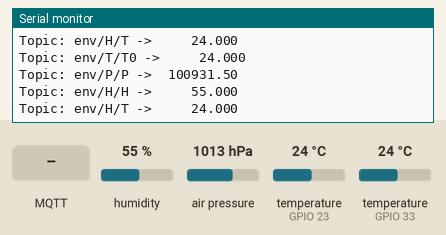
Simulated run of this program. Board: ESP32. Shown: the last lines printed to the serial monitor. The test bench sets the inputs (shaded band); at power-on: air pressure 1013 hPa, temperature (sensors on GPIO 23, GPIO 33) 24 °C, humidity 55 %. WiFi joins after 1.5 s; servers stay silent unless stated; no MQTT or app messages arrive unless stated.

Above: at 3.1 s.
3.2 s: air pressure set to 952 hPa
At 4.3 s:
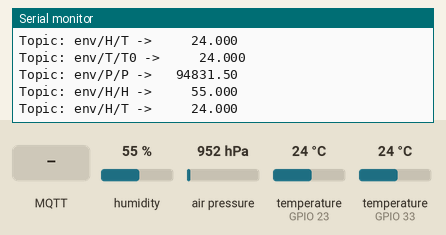
5.9 s: temperature (sensor on GPIO 23) set to 2 °C
8.4 s: temperature (sensor on GPIO 33) set to 2 °C
At 10.1 s:
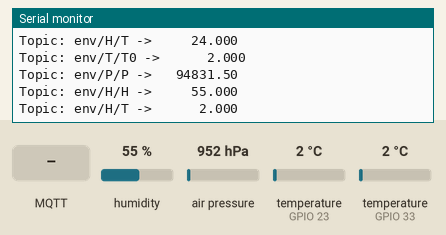

Measured:
- after the input at 3.2 s, the serial monitor: prints a new line after 0.46 s (image 1)
- after the input at 8.4 s, the serial monitor: prints a new line after 1.1 s (image 2)

The program:

main.cpp
```cpp
#include<WiFi.h>

#include "mqtt_anem.h"


Anemometer anem;

const char *ssid = "rede-wifi";
const char *password = "senhadarede";
const char *mqtt_server = "192.168.0.180";
const uint16_t mqtt_port = 1883;

const char *mqtt_user = "usuariomqtt";
const char *mqtt_password = "senhamqtt";

WiFiClient esp_client;
PubSubClient client(esp_client);
const char *bname = "env";
MQTTAnem mqtt_anem(bname, &anem, &client);

void reconnect() {
  // Loop until we're reconnected
  while (!client.connected()) {
    Serial.print("Tentando conectar com o Broker do MQTT ...");
    // Attempt to connect
    if (client.connect("JAnem", mqtt_user, mqtt_password)) {
      Serial.println("conectado");
      mqtt_anem.publish_params();
    } else {
      Serial.print("failed, rc=");
      Serial.print(client.state());
      Serial.println(" try again in 5 seconds");
      // Wait 5 seconds before retrying
      delay(5000);
    }
  }
}


void setup(){
  Serial.begin(9600);

  WiFi.begin(ssid, password);

  Serial.println("\nConnecting");
  while (WiFi.status() != WL_CONNECTED){
    Serial.print(".");
    delay(200);
  }
  Serial.println("\nConnected to the WiFi network!");

  Serial.print("\nLocal ESP32 IP: ");
  Serial.println(WiFi.localIP());

  client.setServer(mqtt_server, mqtt_port);


  anem.setup_anemometer();
  anem.setup_temperature();

  reconnect();


}


void loop(){

  if (!client.connected()) {
    reconnect();
    Serial.println(WiFi.localIP());
  }

  mqtt_anem.loop();


}
```

anemometer.cpp
```cpp
#include "anemometer.h"

DeviceAddress temp_probes[] = { { 0x28, 0x8D, 0xFA, 0x79, 0x97, 0x09, 0x03, 0x9C },
  { 0x28, 0xFF, 0x8E, 0xDE, 0x82, 0x15, 0x02, 0xB7 },
  { 0x28, 0xFF, 0xC1, 0xF8, 0x82, 0x15, 0x02, 0x48 }
};
float erra_t[] = {1, 1, 1, 1, 1, 1, 1, 1};
float errb_t[] = {0, 0, 0, 0, 0, 0, 0, 0};

void Anemometer::setup_anemometer()
{
  // Humidity sensor
  _dht.begin();

  // BMP280
  if (!_bmp.begin(_bmp_addr)) {
    // I still don't know what to do in case of failure...
  }
  _bmp.setSampling(Adafruit_BMP280::MODE_NORMAL,     /* Operating Mode. */
                   Adafruit_BMP280::SAMPLING_X2,     /* Temp. oversampling */
                   Adafruit_BMP280::SAMPLING_X16,    /* Pressure oversampling */
                   Adafruit_BMP280::FILTER_X16,      /* Filtering. */
                   Adafruit_BMP280::STANDBY_MS_500); /* Standby time. */


  _daq.setGain(_gain);

  if (!_daq.begin(_daq_addr)) {
    return;
  }


  _ich[0] = 0;
  _ich[1] = -1;
  _ich[2] = -1;
  _ich[3] = -1;
  _nch = 1;
}

void Anemometer::setup_temperature() {
  _temp.begin();  // DS18b20 temperature sensors
  _temp.setResolution(_temp_resolution);
  load_temp_sensors();

  // Identify the registered temperature sensors:
  for (uint8_t i = 0; i < MAXTCHANS; ++i){
    regtemp[i] = -1;
  }

  for (uint8_t i = 0; i < _ntaddr; ++i){
    for (uint8_t k = 0; k < NTREG; ++k){
      bool eq = true;
      for (uint8_t j = 0; j < 8; ++j){
        if (_taddr[i][j] != temp_probes[k][j]){
          eq = false;
          break;
        }
      }
      if (eq){
        regtemp[i] = k;
      }
    }
  }
}

uint8_t Anemometer::load_temp_sensors(){
  _temp.begin();
  _temp.setResolution(_temp_resolution);
  _ntaddr = _temp.getDeviceCount();

  _ntaddr = (_ntaddr > MAXTCHANS) ? MAXTCHANS : _ntaddr;

  for (uint8_t i = 0; i < _ntaddr; ++i){
    _temp.getAddress(_taddr[i], i);
  }

  // Set
  return _ntaddr;
}
uint8_t *Anemometer::tempaddr(uint8_t tch) {
  if (tch < _ntaddr){
    return _taddr[tch];
  }else{
    return 0;
  }

}
float Anemometer::read_dht_temperature(bool S, bool force) {
  return _dht.readTemperature();
}
float Anemometer::read_humidity(bool force) {
  return _dht.readHumidity();
}

float Anemometer::read_bmp_temperature() {
  return _bmp.readTemperature();
}

float Anemometer::read_pressure() {
  return _bmp.readPressure() - 368.5;
}

float Anemometer::read_temperature(uint8_t idx) {
   _temp.requestTemperaturesByAddress(_taddr[idx]);
   float T = _temp.getTempC(_taddr[idx]);

   int8_t idreg = regtemp[idx];

  if (idreg >= 0){
    // Temp sensor is registered. Correct it!
    T = erra_t[idreg]*T + errb_t[idreg];
  }
  return T;

}
int16_t Anemometer::read_aichan(uint8_t idx) {
  return _daq.readADC_SingleEnded(idx);
}

void Anemometer::read_frame(int16_t *adcx) {
  for (uint8_t i  = 0; i < _nch; ++i)
    adcx[i] = _daq.readADC_SingleEnded(_ich[i]);
}

int Anemometer::chanidx(uint8_t i) {
  if (i < 0 || i >= _nch) {
    return -201;
  } else {
    return _ich[i];
  }
}
void Anemometer::clear_aichans() {
  _nch = 0;
  for (char i = 0; i < 4; ++i) {
    _ich[i] = 0;
  }
}

int Anemometer::add_aichan(uint8_t idx) {
  if (_nch > 3) {
    return -202;
  }
  for (char i = 0; i < _nch; ++i) {
    if (_ich[i] == idx) {
      return -203;
    }
  }
  _ich[_nch++] = idx;
  return 0;
}

void Anemometer::set_temp_res(uint8_t tres){
  if (tres < 9){
    tres = 9;
  }else if (tres > 12){
    tres = 12;
  }

  _temp.setResolution(tres);
  _temp_resolution = tres;
}

int8_t Anemometer::ai_chans(int8_t i0, int8_t i1, int8_t i2, int8_t i3)
{
  int8_t nch = 0;
  int8_t ich[] = { -1, -1, -1, -1};

  if (i0 >= 0 && i0 < 4)
    ich[nch++] = i0;

  if (i1 >= 0 && i1 < 4)
    ich[nch++] = i1;

  if (i2 >= 0 && i2 < 4)
    ich[nch++] = i2;

  if (i3 >= 0 && i3 < 4)
    ich[nch++] = i3;

  _nch = nch;
  for (int k = 0; k < 4; ++k)
    _ich[k] = ich[k];

  return 0;

}
```

anemometer.h
```cpp
#ifndef __ANEMOMETER_H__
#define __ANEMOMETER_H__

#include <Arduino.h>

#include <OneWire.h>
#include <DallasTemperature.h>
#include <Adafruit_BMP280.h>
#include <Adafruit_ADS1X15.h>
#include <DHT.h>


#define ONBOARD_LED 2

const uint8_t NTREG = 3;


const uint8_t MAXTCHANS = 8;
class Anemometer
{
protected:
  uint8_t _bmp_addr;
  uint8_t _dht_pin;
  uint8_t _dht_type;
  uint8_t _temp_pin;
  uint8_t _daq_addr;

  uint8_t _temp_resolution;
  DeviceAddress _taddr[MAXTCHANS];   // Stores DS18B20 addresses

  uint8_t _ntaddr; // Number of DS18b20 available in the line.

  adsGain_t _gain;
  int8_t _ich[4]; // AI channels that should be read
  uint8_t _nch; // Number of AI channels that should be read

  OneWire _one_wire;
  Adafruit_BMP280 _bmp;
  Adafruit_ADS1115 _daq;
  DallasTemperature _temp;
  DHT _dht;

public:
  Anemometer(uint8_t bmp_addr=0x76, uint8_t dht_pin=33, uint8_t dht_type=DHT22,
            uint8_t temp_pin=23, uint8_t daq_addr=0x4A, adsGain_t gain=GAIN_TWO,
            uint8_t temp_resolution=12):
            _bmp_addr(bmp_addr), _dht_pin(dht_pin), _dht_type(dht_type),
            _temp_pin(temp_pin), _daq_addr(daq_addr), _gain(gain),
            _temp_resolution(temp_resolution), _bmp(), _dht(dht_pin, dht_type),
            _one_wire(temp_pin), _daq(), _temp(&_one_wire){}

  void setup_anemometer();
  void setup_temperature();
  uint8_t load_temp_sensors();


  float read_dht_temperature(bool S = false, bool force = false);
  float read_humidity(bool force = false);

  float read_bmp_temperature();
  float read_pressure();

  float read_temperature(uint8_t  x);
  int16_t read_aichan(uint8_t idx);

  void read_frame(int16_t *adcx);

  int8_t ai_chans(int8_t i0=0, int8_t i1=-1, int8_t i2=-1, int8_t i3=-1);

  float ai_volts(int32_t c) { return _daq.computeVolts(c); }

  int8_t numchans(){ return _nch; }
  int8_t* chanidx(){ return _ich; }
  int  chanidx(uint8_t i);
  void clear_aichans();
  int add_aichan(uint8_t idx);

  uint8_t tempres(){ return _temp_resolution; }
  uint8_t *tempaddr(uint8_t itemp);
  uint8_t numtemp(){ return _ntaddr; }
  void set_temp_res(uint8_t tres);
  int8_t regtemp[MAXTCHANS];

};


#endif //__ANEMOMETER_H__
```

mqtt_anem.cpp
```cpp
#include "mqtt_anem.h"


void serial_print_topic(const char *topic, const char *buf){
  Serial.print("Topic: ");
  Serial.print(topic);
  Serial.print(" -> ");
  Serial.println(buf);
}

void serial_print_topic(const char *topic, const char *buf, int len){
  Serial.print("Topic: ");
  Serial.print(topic);
  Serial.print(" -> ");
  for (int i = 0; i < len; ++i){
    Serial.print(buf[i]);
  }
  Serial.println();
}

MQTTAnem::MQTTAnem(const char *bname, Anemometer *anem, PubSubClient *client):
      _anem(anem), _client(client), _bname(bname), _avg(200)
{
  // BMP channels
  _p = _chans; // BMP P, T
  _h = _p + 2; //DHT H, T
  _a = _h + 2; // ADS115 A0, A1, A2, A3, A4;
  _t = _a + 4; // DS18B20 T0 - T7  (if present)

  // Set the callback:
  set_callback();

}

void MQTTAnem::bmp_chans(char *s){
  uint8_t i = 0;
  _p[0] = 0;
  _p[1] = 0;
  for (char *c = s; *c != 0; ++c){
    if (i == 2){
      break;
    }
    if (*c=='1'){
      _p[i] = 1;
    }
    ++i;
  }
}

void MQTTAnem::dht_chans(char *s){
  uint8_t i = 0;
  _h[0] = 0;
  _h[1] = 0;
  for (char *c = s; *c != 0; ++c){
    if (i == 2){
      break;
    }
    if (*c=='1'){
      _h[i] = 1;
    }
    ++i;
  }

}

void MQTTAnem::ai_chans(char *s){
  uint8_t i = 0;
  for (i = 0; i < 4; ++i){
    _a[i] = 0;
  }

  _anem->clear_aichans();

  i = 0;
  for (char *c = s; *c != 0; ++c){
    if (i == 4){
      break;
    }
    if (*c=='1'){
      _anem->add_aichan(i);
      _a[i] = 1;
    }
    ++i;
  }

}

void MQTTAnem::temp_chans(char *s){
  uint8_t ntemp = _anem->numtemp();
  uint8_t i = 0;

  for (i = 0; i < 8; ++i){
    _t[i] = 0;
  }

  i = 0;
  for (char *c = s; *c != 0; ++c){
    if (i == ntemp){
      break;
    }
    if (*c == '1'){
      _t[i] = 1;
    }
    ++i;
  }

}

void MQTTAnem::fill_chans(char *buf, uint8_t *c, uint8_t n){
  for (uint8_t i = 0; i < n; ++i){
    if (c[i] != 0){
      buf[i] = '1';
    } else {
      buf[i] = '0';
    }
  }
}

void MQTTAnem::set_avg(uint16_t avg){
  if (avg <= 0){
    _avg = 1;
  } else if (avg > 2000){
    _avg = 2000;
  }else{
    _avg = avg;
  }

}

void MQTTAnem::scan(){
  int16_t fr[4];
  uint8_t nch = _anem->numchans();
  for (uint8_t i = 0; i < nch; ++i){
    _frame[i] = 0;
  }
  for (uint16_t k = 0; k < _avg; ++k){
    _anem->read_frame(fr);
    for (uint8_t i = 0; i < nch; ++i){
      _frame[i] += fr[i];
    }
  }
  for (uint8_t i = 0; i < nch; ++i){
    _frame[i] = _frame[i] / _avg;
  }
}


void MQTTAnem::_callback(char* topic, uint8_t *payload, unsigned int length){
  Serial.println("CALLBACK!!!");
  serial_print_topic(topic, (char *) payload, length);
  Serial.println(length);
  Serial.println("END CALLBACK!!!");
  int n = strlen(_bname);
  char c = topic[n+1];
  if (c == 'P'){
    _cb_bmp(topic+n+3, payload, length);
  } else if (c == 'H') {
    _cb_dht(topic+n+3, payload, length);
  } else if (c == 'T') {
    _cb_temp(topic+n+3, payload, length);
  } else if (c == 'A') {
    _cb_ai(topic+n+4, payload, length);
  } else{
    // Shouldn't be here! I don't know what to do.
    // For now I won't do anything.
  }
}

void MQTTAnem::set_callback(){
  _client->setCallback([this](char *topic, uint8_t *payload, unsigned int length) {
    _callback(topic, payload, length);
  });
}

void MQTTAnem::_cb_bmp(char* topic, uint8_t *payload, unsigned int length){
  _p[0] = 0;
  _p[1] = 0;
  for (uint8_t i = 0; i < length; ++i){
    if (payload[i] == '1'){
      _p[i] = 1;
    }


  }
}

void MQTTAnem::_cb_dht(char* topic, uint8_t *payload, unsigned int length){
  _h[0] = 0;
  _h[1] = 0;
  for (uint8_t i = 0; i < length; ++i){
    if (payload[i] == '1'){
      _h[i] = 1;
    }
  }
}

void MQTTAnem::_cb_ai(char* topic, uint8_t *payload, unsigned int length){
  uint8_t i;
  int32_t num;
  for (i = 0; i < length; ++i){
    _buf[i] = payload[i];
  }
  _buf[length] = 0;

  if (topic[0]== 'A' && topic[1] == 'V' && topic[2] == 'G'){
        num = atoi(_buf);
    set_avg(num);
  } else if (topic[0] == 'C' && topic[1] == 'H'){
    ai_chans(_buf);
  }


}

void MQTTAnem::_cb_temp(char* topic, uint8_t *payload, unsigned int length){
  uint8_t i;
  int32_t num;
  for (i = 0; i < length; ++i){
    _buf[i] = payload[i];
  }
  _buf[length] = 0;

  if (topic[0] == 'C' && topic[1] == 'H'){
    serial_print_topic(topic, _buf);
    temp_chans(_buf);
  }

}


void MQTTAnem::initialize(Anemometer *anem, PubSubClient *client){
  _client = client;
  _anem = _anem;
}

void MQTTAnem::publish_params()
{
  char *topic = _buf;
  char *buf = _buf2;

  _client->loop();
  // Read only the pressure.
  // The temperature is not very good: the board is heated...
  snprintf(topic, 31, "%s/P/CHANS", _bname);
  _client->publish(topic, "10", true);
  bmp_chans((char *) "10");
  serial_print_topic(topic, "10");
  _client->subscribe(topic);

  // Store UNITS
  snprintf(topic, 31, "%s/P/UNIT", _bname);
  _client->publish(topic, "Pa", true);
  serial_print_topic(topic, "P -> Pa");

  snprintf(topic, 31, "%s/P/TUNIT", _bname);
  _client->publish(topic, "oC", true);
  serial_print_topic(topic, "T -> oC");

  _client->loop();

  snprintf(topic, 31, "%s/H/CHANS", _bname);
  _client->publish(topic, "11", true);
  dht_chans((char *) "11");
  serial_print_topic(topic, "11");
  _client->subscribe(topic);

  snprintf(topic, 31, "%s/H/UNIT", _bname);
  _client->publish(topic, "%", true);
  serial_print_topic(topic, "H -> %");

  snprintf(topic, 31, "%s/H/TUNIT", _bname);
  _client->publish(topic, "oC", true);
  serial_print_topic(topic, "T -> oC");


  _client->loop();

  // We will not read the analog inputs.
  snprintf(topic, 31, "%s/AI/N", _bname);
  snprintf(buf, 31, "%d", _anem->numchans());
  _client->publish(topic, buf, true);
  serial_print_topic(topic, buf);


  snprintf(topic, 31, "%s/AI/CHANS", _bname);
  clear_buffer(buf, 5);
  for (uint8_t i = 0; i < 4; ++i){
    buf[i] = '0';
  }
  buf[0] = '0';
  buf[4] = 0;
  ai_chans(buf);
  _client->publish(topic, buf, true);
  serial_print_topic(topic, buf);
  _client->subscribe(topic);
  _client->loop();


  snprintf(topic, 31, "%s/AI/AVG", _bname);
  snprintf(buf, 31, "%d", _avg);
  _client->publish(topic, buf, true);
  serial_print_topic(topic, buf);
  _client->subscribe(topic);
  _client->loop();

  snprintf(topic, 31, "%s/AI/GAIN", _bname);
  snprintf(buf, 31, "2");
  _client->publish(topic, buf, true);

  snprintf(topic, 31, "%s/AI/RANGE", _bname);
  snprintf(buf, 31, "2.048");
  _client->publish(topic, buf, true);

  snprintf(topic, 31, "%s/AI/COUNTS", _bname);
  snprintf(buf, 31, "32768");
  _client->publish(topic, buf, true);

  snprintf(topic, 31, "%s/AI/UNIT", _bname);
  snprintf(buf, 31, "V");
  _client->publish(topic, buf, true);


  // Temperature sensors
  uint8_t nt = _anem->numtemp();
  snprintf(topic, 31, "%s/T/N", _bname);
  snprintf(buf, 31, "%d", nt);
  _client->publish(topic, buf, true);
  for (uint8_t i = 0; i < nt; ++i){
    buf[i] = '1';
  }
  buf[nt] = 0;

  snprintf(topic, 31, "%s/T/CHANS", _bname);
  clear_buffer(buf, 32);
  for (uint8_t i = 0; i < nt; ++i){
    buf[i] = '1';
  }
  temp_chans(buf);
  _client->publish(topic, buf, true);
  serial_print_topic(topic, buf);
  _client->subscribe(topic);
  _client->loop();

  // Write the Addresses of every DS18B20 temperature sensor
  for (uint8_t i = 0; i < _anem->numtemp(); ++i){
    snprintf(topic, 31, "%s/T/ID%d", _bname, i);
    clear_buffer(buf, 32);
    snprintf(buf, 31, "%d", i);
    _client->publish(topic, _anem->tempaddr(i), 8, true);
    //serial_print_topic(topic, buf);

  }

  snprintf(topic, 31, "%s/T/UNIT", _bname);
  _client->publish(topic, "oC", true);
  serial_print_topic(topic, "T -> oC");

  _client->loop();

}

void MQTTAnem::clear_buffer(char *b, int n)
{
  for (int i = 0; i < n; ++i)
    b[i] = 0;
}


void MQTTAnem::loop()
{
  float x;
  char *topic = _buf;
  char *buf = _buf2;

  _client->loop();

  // Read pressure:
  if (_p[0]){
    x = _anem->read_pressure();
    dtostrf(x, 10, 2, buf);
    snprintf(topic, 31, "%s/P/P", _bname);
    _client->publish(topic, buf);
    serial_print_topic(topic, buf);
  }

  if (_p[1]){
    x = _anem->read_bmp_temperature();
    dtostrf(x, 10, 3, buf);
    snprintf(topic, 31, "%s/P/T", _bname);
    _client->publish(topic, buf);
    serial_print_topic(topic, buf);
  }

  if (_h[0]){
    x = _anem->read_humidity();
    dtostrf(x, 10, 3, buf);
    snprintf(topic, 31, "%s/H/H", _bname);
    _client->publish(topic, buf);
    serial_print_topic(topic, buf);
  }

  if (_h[1]){
    x = _anem->read_dht_temperature();
    dtostrf(x, 10, 3, buf);
    snprintf(topic, 31, "%s/H/T", _bname);
    _client->publish(topic, buf);
    serial_print_topic(topic, buf);
  }

  uint8_t nch = _anem->numchans();
  if (nch > 0){
    scan();
    int32_t *fr = frames();
    for (uint8_t  i = 0; i < nch; ++i){
      uint8_t idx = _anem->chanidx(i);
      snprintf(topic, 31, "%s/AI/AI%d", _bname, idx);
      x = _anem->ai_volts(fr[i]); // Calculate the voltage
      dtostrf(x, 12, 6, buf);
      _client->publish(topic, buf);
      serial_print_topic(topic, buf);
    }
  }

  nch = _anem->numtemp();
  for (int i = 0; i < nch; ++i){
    if (_t[i]){
      x = _anem->read_temperature(i);
      dtostrf(x, 10, 3, buf);
      snprintf(topic, 31, "%s/T/T%d", _bname, i);
      _client->publish(topic, buf);
      serial_print_topic(topic, buf);
    }
  }

}
```

mqtt_anem.h
```cpp
#ifndef __ANEMMQTT__
#define __ANEMMQTT__

#include "anemometer.h"
#include <PubSubClient.h>

class MQTTAnem{
  protected:
    char _buf[32];
    char _buf2[32];

    Anemometer *_anem;
    PubSubClient *_client;
    const char *_bname;
    uint16_t _avg;
    int32_t _frame[4];
    uint8_t _chans[16];
    uint8_t *_p;
    uint8_t *_h;
    uint8_t *_a;
    uint8_t *_t;
    void _callback(char* topic, byte* payload, unsigned int length);
    void _cb_bmp(char* topic, uint8_t *payload, unsigned int length);
    void _cb_dht(char* topic, uint8_t *payload, unsigned int length);
    void _cb_ai(char* topic, uint8_t *payload, unsigned int length);
    void _cb_temp(char* topic, uint8_t *payload, unsigned int length);


  public:
    MQTTAnem(const char *bname, Anemometer *anem, PubSubClient *client);
    void initialize(Anemometer *anem, PubSubClient *client);
    void publish_params();
    void clear_buffer(char *b, int n);
    void loop();
    void set_avg(uint16_t avg);
    int32_t *frames() { return _frame;}
    void scan();
    void bmp_chans(char *s);
    void dht_chans(char *s);
    void temp_chans(char *s);
    void ai_chans(char *s);
    void fill_chans(char *buf, uint8_t *c, uint8_t n);

    void set_callback();


};


#endif // __ANEMMQTT__
```
